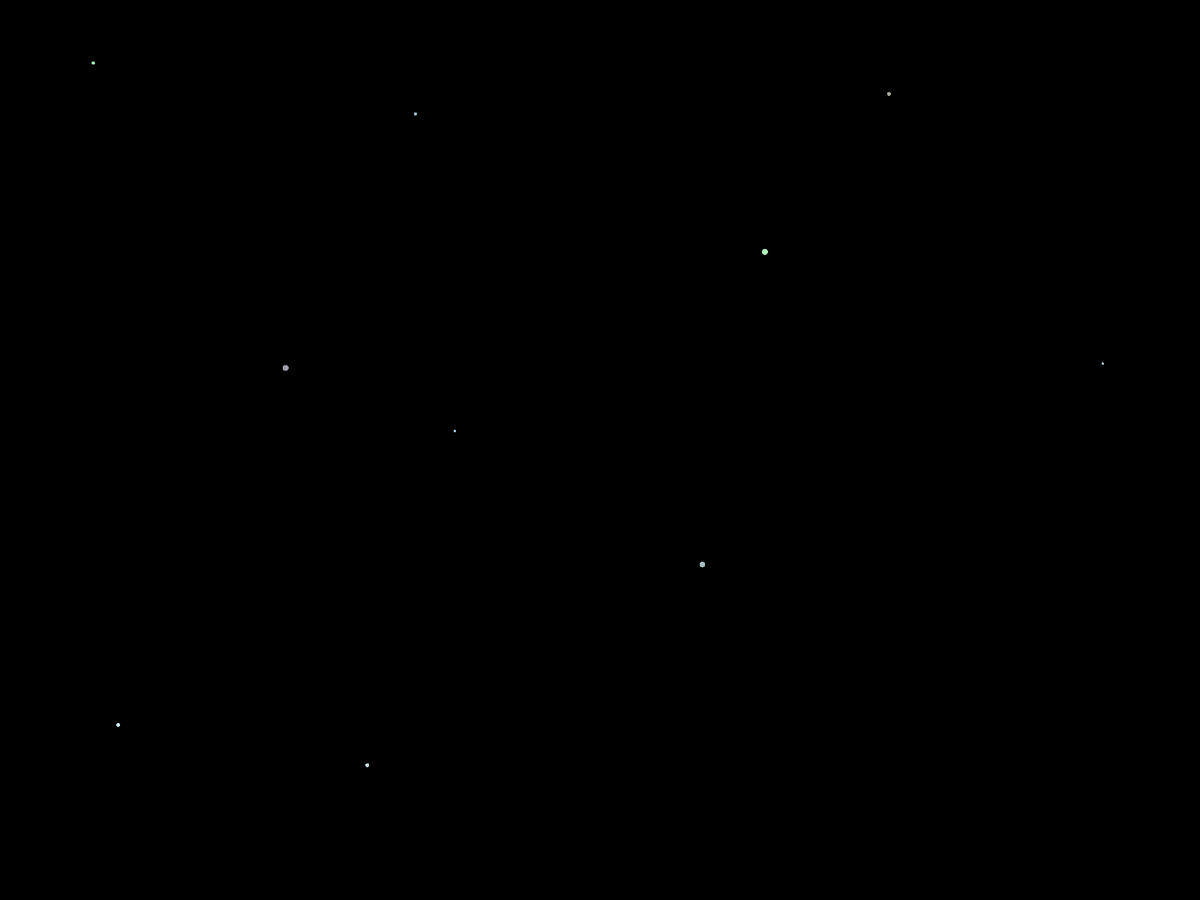
Frame 1 (no input)
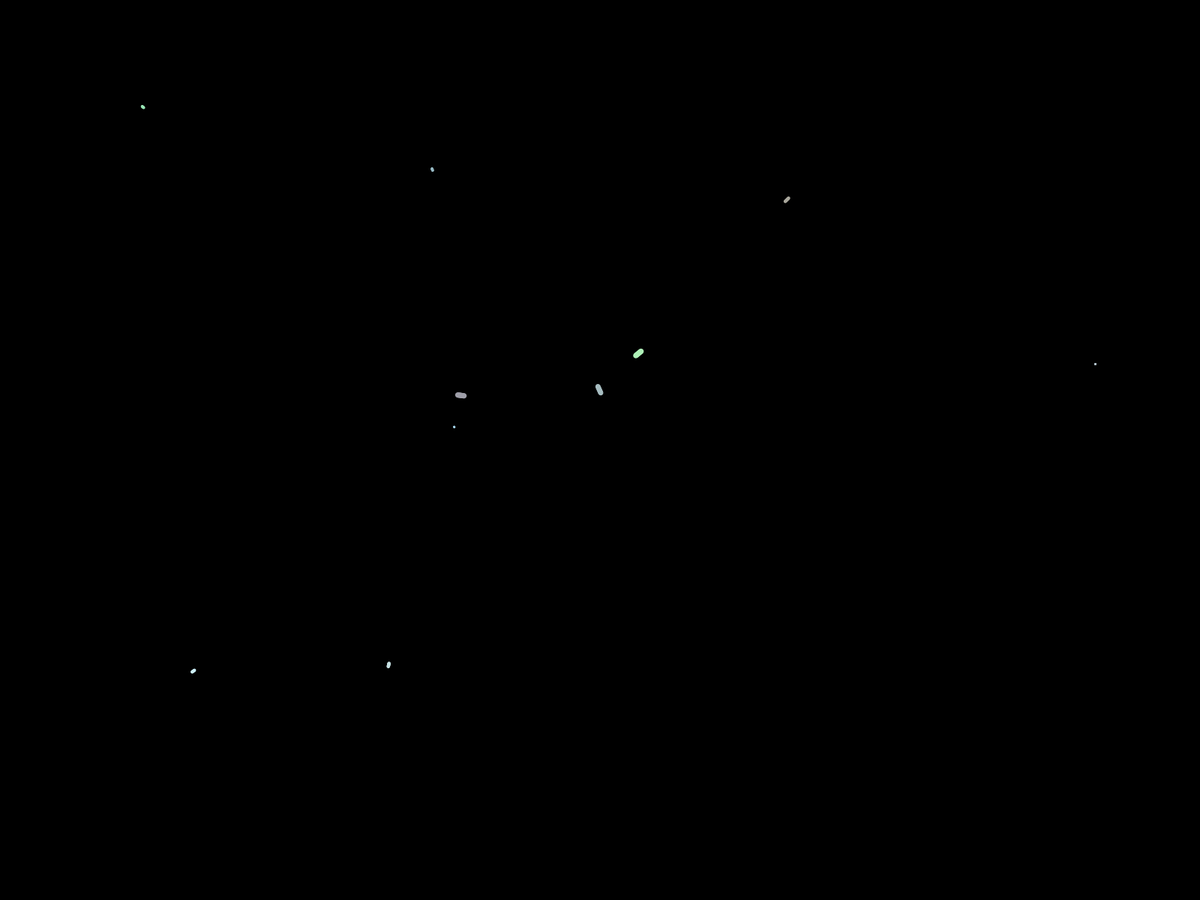
Frame 60 (the mouse pressed at the canvas centre just before this capture)
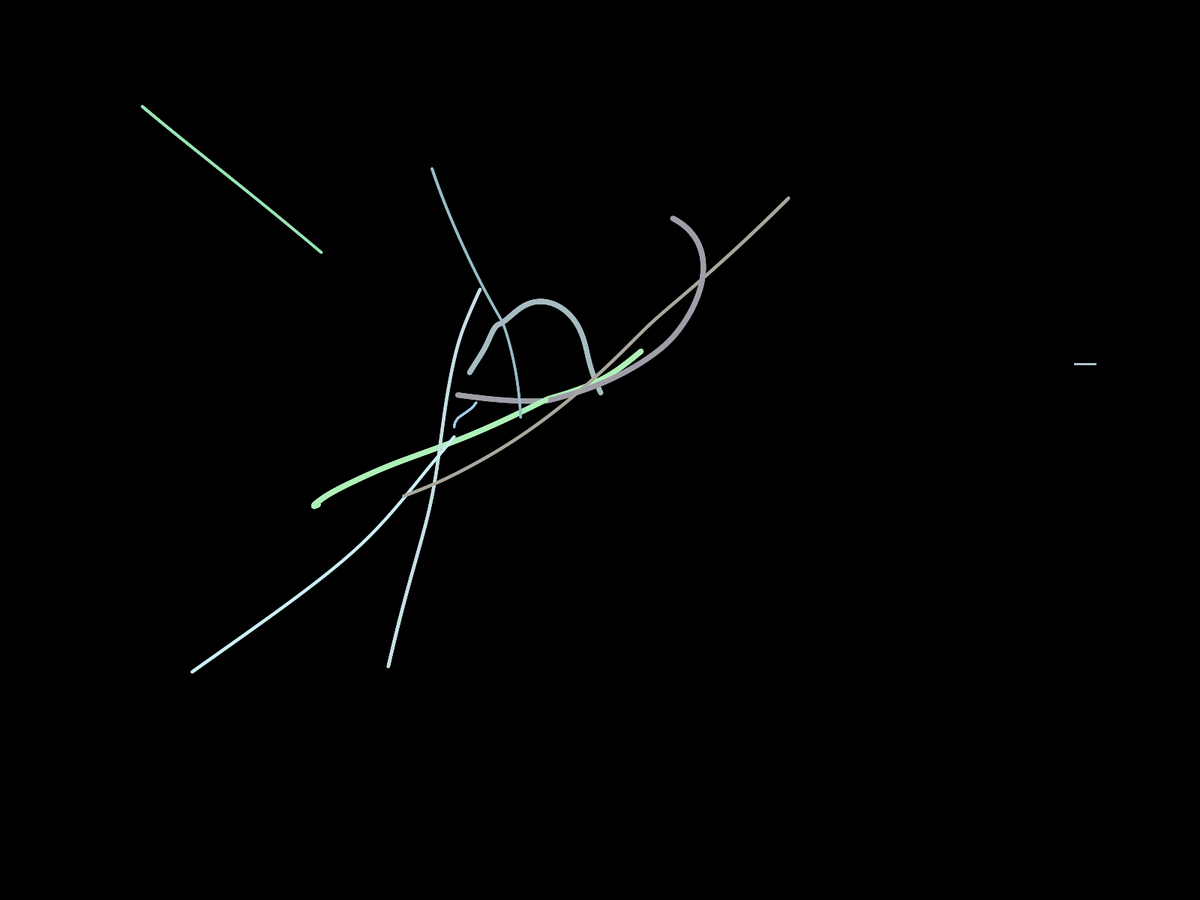
Frame 120 (the mouse held since frame 60 and released just before this capture)

The Processing sketch that drew these frames (run headless with seeded random() and noise(); from frame 60 on, the mouse is pressed at the canvas centre):

// Processing sketch: Gravity_Field
// ── Gravity_Field.pde
ArrayList<StellarObject> S = new ArrayList<StellarObject>();


int numS = 10;

void setup() {
  //size(700, 700);
  fullScreen();
  background(0);
  //S.add(new StellarObject(width/2, height/4, 500*(numS-1), true));
  //S.add(new StellarObject(width/2, 3*height/4, 500*(numS-1), true));
  for (int i = 0; i < numS; i++) {
    S.add(new StellarObject(random(50, width - 50), random(50, height-50), random(10, 2000), false));
  }
  println("Stellar Objects created");
}

void draw() {
  if (!mousePressed) background(0);
  // if (mousePressed) S.add(new StellarObject(mouseX, mouseY, random(10, 2000), false));
  for (int n = 0; n< 10; n++) {
    for (int i = 0; i < S.size(); i++) {
      float fx = 0;
      float fy = 0;
      boolean fusion = false;
      for (int j = 0; j < S.size(); j++) {
        if (i != j && i < S.size() && j < S.size()) {
          if (S.get(i).x < S.get(j).x) {
            fx += S.get(i).forceExerced(S.get(j).x, S.get(j).y, S.get(j).m)*sqrt(dist(S.get(i).x, S.get(i).y, S.get(j).x, S.get(j).y)*dist(S.get(i).x, S.get(i).y, S.get(j).x, S.get(j).y) - abs(S.get(i).y - S.get(j).y)*abs(S.get(i).y - S.get(j).y));
          } else {
            fx -= S.get(i).forceExerced(S.get(j).x, S.get(j).y, S.get(j).m)*sqrt(dist(S.get(i).x, S.get(i).y, S.get(j).x, S.get(j).y)*dist(S.get(i).x, S.get(i).y, S.get(j).x, S.get(j).y) - abs(S.get(i).y - S.get(j).y)*abs(S.get(i).y - S.get(j).y));
          }
          if (S.get(i).y < S.get(j).y) {
            fy += S.get(i).forceExerced(S.get(j).x, S.get(j).y, S.get(j).m)*sqrt(dist(S.get(i).x, S.get(i).y, S.get(j).x, S.get(j).y)*dist(S.get(i).x, S.get(i).y, S.get(j).x, S.get(j).y) - abs(S.get(i).x - S.get(j).x)*abs(S.get(i).x - S.get(j).x));
          } else {
            fy -= S.get(i).forceExerced(S.get(j).x, S.get(j).y, S.get(j).m)*sqrt(dist(S.get(i).x, S.get(i).y, S.get(j).x, S.get(j).y)*dist(S.get(i).x, S.get(i).y, S.get(j).x, S.get(j).y) - abs(S.get(i).x - S.get(j).x)*abs(S.get(i).x - S.get(j).x));
          }
          if (dist(S.get(i).x, S.get(i).y, S.get(j).x, S.get(j).y) < 1) {
            println("fusion !!!");
            //background (255);
            fusion = true;
            if (S.get(i).m > S.get(j).m) {
              S.get(i).m += S.get(j).m;
              S.get(i).diam += S.get(j).diam/5;
              S.remove(j);
            } else {
              S.get(j).m += S.get(i).m;
              S.get(j).diam += S.get(i).diam/5;
              S.remove(i);
            }
            fx = 0;
            fy = 0;
          }
        }
      }
      if (!fusion) {
        S.get(i).update(fx, fy);
        S.get(i).show();
      }
      //println(S.get(i).x, S.get(i).y);
    }
  }
}

// ── StellarObjetClass.pde
class StellarObject {
  float ax, ay, vx, vy, x, y, m;
  float G = 0.1;
  float diam = 5;
  float speed = 0.001;
  boolean fixed = false;
  color col = color(int(random(150,255)),int(random(150,255)),int(random(150,255)));
  StellarObject(float xi, float yi, float mi, boolean fix) {
    x = xi;
    y = yi;
    m = mi;
    fixed = fix;
    diam *= map(m, 10, 2000, 0.5, 1.5);
    vx = random(-3, 3);
    vy = random(-3, 3);
  }

  float forceExerced(float xb, float yb, float mb) {
    return G * (m*mb) / (dist(x, y, xb, yb)*dist(x, y, xb, yb));
  }

  void update(float forcex, float forcey) {
    if (!fixed) {
      ax = forcex;
      ay = forcey;
      vx += ax * speed;
      vy += ay * speed;
      x += vx * speed;
      y += vy * speed;
      x = constrain(x, 0, width);
      y = constrain(y, 0, height);
    }
  }

  void show() {
    noStroke();
    fill(col);
    ellipse(x, y, diam, diam);
  }
}
